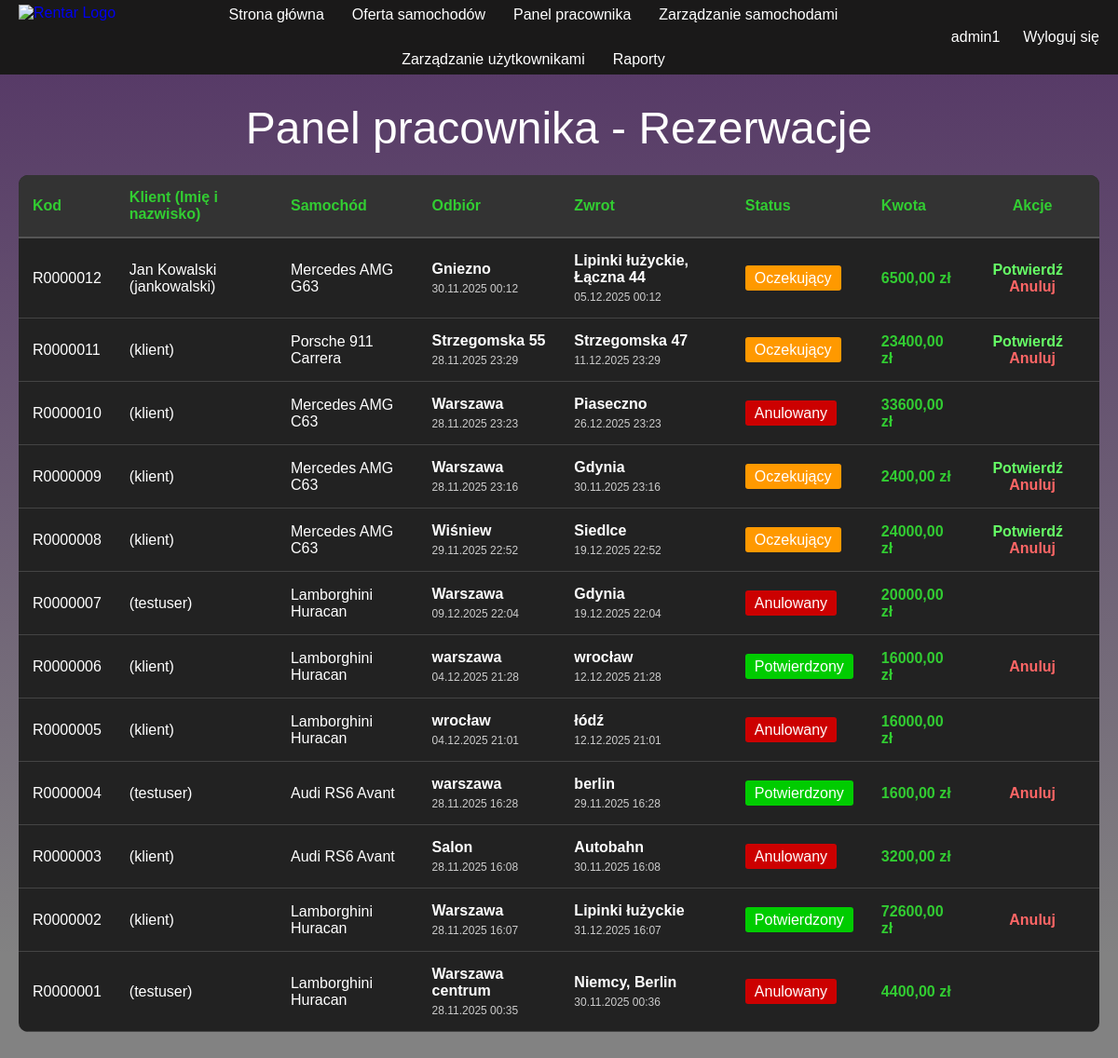
/panel-pracownika/ (signed in), run on an earlier commit of the app's database.
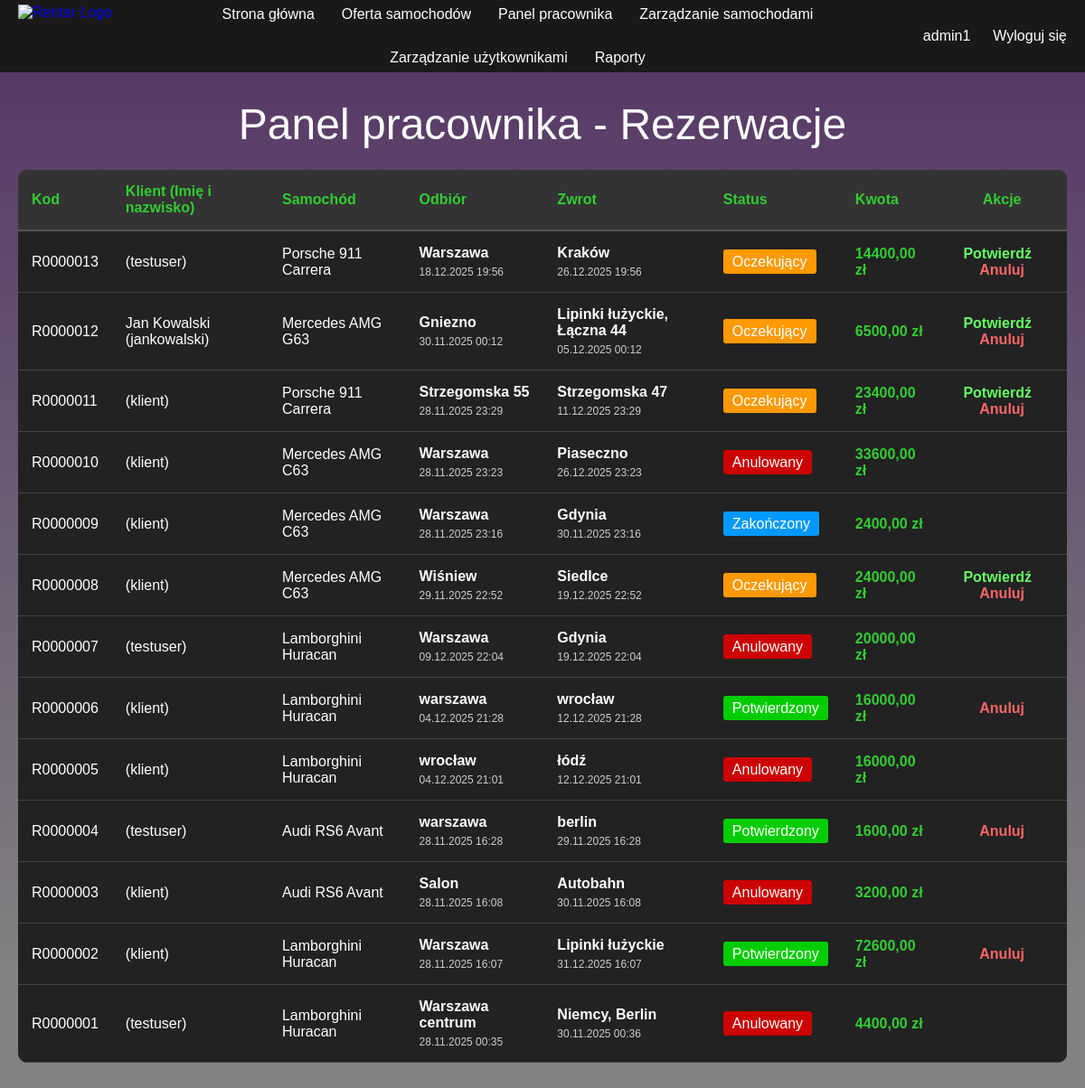
And on a later commit of the database.
### rentar_app/models.py (models this page shows, shortened)
class Rezerwacja(models.Model):
    STATUS_CHOICES = [
        ('oczekujacy', 'Oczekujący'),
        ('potwierdzony', 'Potwierdzony'),
        ('zakonczony', 'Zakończony'),
        ('anulowany', 'Anulowany'),
    ]
    klient = models.ForeignKey(User, on_delete=models.CASCADE, related_name='rezerwacje_klient')
    imie_klienta = models.CharField(max_length=100, blank=True)
    nazwisko_klienta = models.CharField(max_length=100, blank=True)
    samochod = models.ForeignKey(Samochod, on_delete=models.CASCADE, related_name='rezerwacje')
    data_odbioru = models.DateTimeField()
    data_zwrotu = models.DateTimeField()
    miejsce_odbioru = models.CharField(max_length=200)
    miejsce_zwrotu = models.CharField(max_length=200)
    status = models.CharField(max_length=20, choices=STATUS_CHOICES, default='oczekujacy')
    pracownik_potwierdzajacy = models.ForeignKey(User, on_delete=models.SET_NULL, null=True, blank=True, related_name='rezerwacje_potwierdzone')
    data_utworzenia = models.DateTimeField(auto_now_add=True)
    data_modyfikacji = models.DateTimeField(auto_now=True)
    kod_rezerwacji = models.CharField(max_length=50, unique=True, editable=False)
    kwota_razem = models.DecimalField(max_digits=8, decimal_places=2, default=0)

class Samochod(models.Model):
    STATUS_CHOICES = [
        ('dostepny', 'Dostępny'),
        ('niedostepny', 'Niedostępny'),
    ]
    SKRZYNIA_CHOICES = [
        ('manualna', 'Manualna'),
        ('automatyczna', 'Automatyczna'),
    ]
    NAPED_CHOICES = [
        ('rwd', 'RWD'),
        ('awd', 'AWD'),
        ('fwd', 'FWD'),
    ]
    nazwa = models.CharField(max_length=100)
    rocznik = models.IntegerField()
    pojemnosc_silnika = models.CharField(max_length=50)
    moc = models.IntegerField()
    przyspieszenie = models.CharField(max_length=50)
    predkosc_maksymalna = models.IntegerField()
    skrzynia_biegow = models.CharField(max_length=20, choices=SKRZYNIA_CHOICES)
    liczba_miejsc = models.IntegerField()
    naped = models.CharField(max_length=10, choices=NAPED_CHOICES)
    cena_za_dobe = models.DecimalField(max_digits=8, decimal_places=2)
    status = models.CharField(max_length=20, choices=STATUS_CHOICES, default='dostepny')
    kod_samochodu = models.CharField(max_length=50, unique=True, editable=False)
    zdjecie = models.ImageField(upload_to='samochody/', null=True, blank=True)
    data_utworzenia = models.DateTimeField(auto_now_add=True)

### rentar_app/views.py (the view)
# urls.py: path('panel-pracownika/', views.panel_pracownika, name='panel_pracownika'),
@login_required(login_url='login')
def panel_pracownika(request):
    try:
        uzytkownik=Uzytkownik.objects.get(user=request.user)
        if uzytkownik.rola not in['pracownik','admin']:
            messages.error(request,'Dostęp tylko dla pracowników.')
            return redirect('index')
    except Uzytkownik.DoesNotExist:
        messages.error(request,'Błąd: profil użytkownika nie istnieje.')
        return redirect('index')
    rezerwacje=Rezerwacja.objects.order_by('-data_utworzenia')
    context={'rezerwacje':rezerwacje}
    return render(request,'panel_pracownika.html',context)

### rentar_app/templates/panel_pracownika.html (shortened to what the changed rows need)
{% extends 'base.html' %}
{% block content %}
<div style="max-width: 1200px;margin: 30px auto;padding: 0 20px;">
    <h1 class="tytul">Panel pracownika - Rezerwacje</h1>
    {% if rezerwacje %}
        <div style="overflow-x: auto;">
            <table style="width: 100%;background-color: #222222;border-collapse: collapse;">
                <thead>
                    <tr style="background-color: #333;">
                        <th style="color: limegreen;padding: 15px;text-align: left;border-bottom: 2px solid #555;">Kod</th>
                        <th style="color: limegreen;padding: 15px;text-align: left;border-bottom: 2px solid #555;">Klient (Imię i nazwisko)</th>
                        <th style="color: limegreen;padding: 15px;text-align: left;border-bottom: 2px solid #555;">Samochód</th>
                        <th style="color: limegreen;padding: 15px;text-align: left;border-bottom: 2px solid #555;">Odbiór</th>
                        <th style="color: limegreen;padding: 15px;text-align: left;border-bottom: 2px solid #555;">Zwrot</th>
                        <th style="color: limegreen;padding: 15px;text-align: left;border-bottom: 2px solid #555;">Status</th>
                        <th style="color: limegreen;padding: 15px;text-align: left;border-bottom: 2px solid #555;">Kwota</th>
                        <th style="color: limegreen;padding: 15px;text-align: center;border-bottom: 2px solid #555;">Akcje</th>
                    </tr>
                </thead>
                <tbody>
                    {% for rezerwacja in rezerwacje %}
                    <tr style="border-bottom: 1px solid #444;">
                        <td style="color: white;padding: 15px;">{{ rezerwacja.kod_rezerwacji }}</td>
                        <td style="color: white;padding: 15px;">{{ rezerwacja.imie_klienta }} {{ rezerwacja.nazwisko_klienta }} ({{ rezerwacja.klient.username }})</td>
                        <td style="color: white;padding: 15px;">{{ rezerwacja.samochod.nazwa }}</td>
                        <td style="color: white;padding: 15px;">
                            <div style="font-weight: bold;margin-bottom: 5px;">{{ rezerwacja.miejsce_odbioru }}</div>
                            <div style="color: #ccc;font-size: 12px;">{{ rezerwacja.data_odbioru|date:"d.m.Y H:i" }}</div>
                        </td>
                        <td style="color: white;padding: 15px;">
                            <div style="font-weight: bold;margin-bottom: 5px;">{{ rezerwacja.miejsce_zwrotu }}</div>
                            <div style="color: #ccc;font-size: 12px;">{{ rezerwacja.data_zwrotu|date:"d.m.Y H:i" }}</div>
                        </td>
                        <td style="color: white;padding: 15px;">
                            {% if rezerwacja.status == 'oczekujacy' %}
                                <span style="background-color: #ff9900;padding: 5px 10px;border-radius: 3px;">Oczekujący</span>
                            {% elif rezerwacja.status == 'potwierdzony' %}
                                <span style="background-color: #00cc00;padding: 5px 10px;border-radius: 3px;">Potwierdzony</span>
                            {% elif rezerwacja.status == 'zakonczony' %}
                                <span style="background-color: #0099ff;padding: 5px 10px;border-radius: 3px;">Zakończony</span>
                            {% elif rezerwacja.status == 'anulowany' %}
                                <span style="background-color: #cc0000;padding: 5px 10px;border-radius: 3px;">Anulowany</span>
                            {% endif %}
                        </td>
                        <td style="color: limegreen;padding: 15px;font-weight: bold;">{{ rezerwacja.kwota_razem }} zł</td>
                        <td style="color: white;padding: 15px;text-align: center;">
                            {% if rezerwacja.status == 'oczekujacy' %}
                                <a href="{% url 'potwierdz_rezerwacje' rezerwacja.id %}" style="color: #66ff66;text-decoration: none;font-weight: bold;margin-right: 10px;" title="Potwierdź rezerwację">Potwierdź</a>
                            {% endif %}
                            {% if rezerwacja.status in 'oczekujacy,potwierdzony' %}
                                <a href="{% url 'anuluj_rezerwacje' rezerwacja.id %}" style="color: #ff6666;text-decoration: none;font-weight: bold;" onclick="return confirm('Anulować tę rezerwację?');">Anuluj</a>
                            {% endif %}
                        </td>
                    </tr>
                    {% endfor %}
                </tbody>
            </table>
        </div>
    {% else %}
        <div style="text-align: center;padding: 40px;background-color: #222222;border-radius: 10px;">
            <p style="color: white;font-size: 18px;">Brak rezerwacji do wyświetlenia.</p>
        </div>
    {% endif %}
</div>
{% endblock %}

What changed in the data, as far as the page shows it:
added Rezerwacja: kod_rezerwacji "R0000013", klient.username "testuser", samochod.nazwa "Porsche 911 Carrera", miejsce_odbioru "Warszawa", data_odbioru "18.12.2025 19:56", miejsce_zwrotu "Kraków", data_zwrotu "26.12.2025 19:56", status "Oczekujący", kwota_razem "14400,00"
changed Rezerwacja (number 5 of 13 on the later page): status "Oczekujący Potwierdź Anuluj" → "Zakończony"
